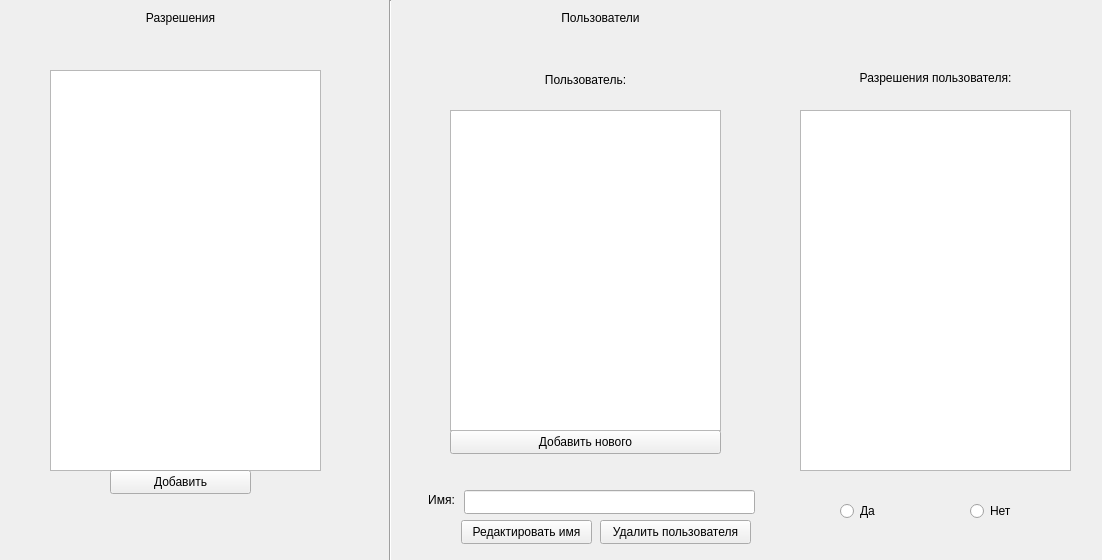
<?xml version="1.0" encoding="UTF-8"?>
<ui version="4.0">
 <class>AdminPanel</class>
 <widget class="QMainWindow" name="AdminPanel">
  <property name="geometry">
   <rect>
    <x>0</x>
    <y>0</y>
    <width>1102</width>
    <height>560</height>
   </rect>
  </property>
  <property name="windowTitle">
   <string>AdminPanel</string>
  </property>
  <widget class="QWidget" name="centralwidget">
   <widget class="QLabel" name="label">
    <property name="geometry">
     <rect>
      <x>120</x>
      <y>10</y>
      <width>121</width>
      <height>16</height>
     </rect>
    </property>
    <property name="text">
     <string>&lt;html&gt;&lt;head/&gt;&lt;body&gt;&lt;p align=&quot;center&quot;&gt;Разрешения&lt;/p&gt;&lt;/body&gt;&lt;/html&gt;</string>
    </property>
   </widget>
   <widget class="QLabel" name="label_2">
    <property name="geometry">
     <rect>
      <x>540</x>
      <y>10</y>
      <width>121</width>
      <height>16</height>
     </rect>
    </property>
    <property name="text">
     <string>&lt;html&gt;&lt;head/&gt;&lt;body&gt;&lt;p align=&quot;center&quot;&gt;Пользователи&lt;/p&gt;&lt;/body&gt;&lt;/html&gt;</string>
    </property>
   </widget>
   <widget class="Line" name="line">
    <property name="geometry">
     <rect>
      <x>380</x>
      <y>0</y>
      <width>20</width>
      <height>561</height>
     </rect>
    </property>
    <property name="orientation">
     <enum>Qt::Vertical</enum>
    </property>
   </widget>
   <widget class="QLabel" name="label_3">
    <property name="geometry">
     <rect>
      <x>520</x>
      <y>70</y>
      <width>131</width>
      <height>20</height>
     </rect>
    </property>
    <property name="text">
     <string>&lt;html&gt;&lt;head/&gt;&lt;body&gt;&lt;p align=&quot;center&quot;&gt;Пользователь:&lt;/p&gt;&lt;/body&gt;&lt;/html&gt;</string>
    </property>
   </widget>
   <widget class="QPushButton" name="pushButton_add_user">
    <property name="geometry">
     <rect>
      <x>450</x>
      <y>430</y>
      <width>271</width>
      <height>24</height>
     </rect>
    </property>
    <property name="text">
     <string>Добавить нового</string>
    </property>
   </widget>
   <widget class="QLabel" name="label_4">
    <property name="geometry">
     <rect>
      <x>421</x>
      <y>490</y>
      <width>41</width>
      <height>20</height>
     </rect>
    </property>
    <property name="text">
     <string>&lt;html&gt;&lt;head/&gt;&lt;body&gt;&lt;p align=&quot;center&quot;&gt;Имя:&lt;/p&gt;&lt;/body&gt;&lt;/html&gt;</string>
    </property>
   </widget>
   <widget class="QLineEdit" name="lineEdit_user_name">
    <property name="geometry">
     <rect>
      <x>464</x>
      <y>490</y>
      <width>291</width>
      <height>24</height>
     </rect>
    </property>
    <property name="readOnly">
     <bool>true</bool>
    </property>
   </widget>
   <widget class="QLabel" name="label_5">
    <property name="geometry">
     <rect>
      <x>850</x>
      <y>70</y>
      <width>171</width>
      <height>16</height>
     </rect>
    </property>
    <property name="text">
     <string>&lt;html&gt;&lt;head/&gt;&lt;body&gt;&lt;p align=&quot;center&quot;&gt;Разрешения пользователя:&lt;/p&gt;&lt;/body&gt;&lt;/html&gt;</string>
    </property>
   </widget>
   <widget class="QListWidget" name="listWidget_permissions_user">
    <property name="geometry">
     <rect>
      <x>800</x>
      <y>110</y>
      <width>271</width>
      <height>361</height>
     </rect>
    </property>
   </widget>
   <widget class="QRadioButton" name="radioButton_yes">
    <property name="geometry">
     <rect>
      <x>840</x>
      <y>500</y>
      <width>51</width>
      <height>22</height>
     </rect>
    </property>
    <property name="text">
     <string>Да</string>
    </property>
   </widget>
   <widget class="QRadioButton" name="radioButton_no">
    <property name="geometry">
     <rect>
      <x>970</x>
      <y>500</y>
      <width>51</width>
      <height>22</height>
     </rect>
    </property>
    <property name="text">
     <string>Нет</string>
    </property>
   </widget>
   <widget class="QListWidget" name="listWidget_permissions_global">
    <property name="geometry">
     <rect>
      <x>50</x>
      <y>70</y>
      <width>271</width>
      <height>401</height>
     </rect>
    </property>
   </widget>
   <widget class="QPushButton" name="pushButton_add_permission">
    <property name="geometry">
     <rect>
      <x>110</x>
      <y>470</y>
      <width>141</width>
      <height>24</height>
     </rect>
    </property>
    <property name="text">
     <string>Добавить</string>
    </property>
   </widget>
   <widget class="QPushButton" name="pushButton_edit_user_name">
    <property name="geometry">
     <rect>
      <x>461</x>
      <y>520</y>
      <width>131</width>
      <height>24</height>
     </rect>
    </property>
    <property name="text">
     <string>Редактировать имя</string>
    </property>
   </widget>
   <widget class="QPushButton" name="pushButton_delete_user">
    <property name="geometry">
     <rect>
      <x>600</x>
      <y>520</y>
      <width>151</width>
      <height>24</height>
     </rect>
    </property>
    <property name="text">
     <string>Удалить пользователя</string>
    </property>
   </widget>
   <widget class="QListWidget" name="listWidget_users">
    <property name="geometry">
     <rect>
      <x>450</x>
      <y>110</y>
      <width>271</width>
      <height>321</height>
     </rect>
    </property>
   </widget>
  </widget>
 </widget>
 <resources/>
 <connections/>
</ui>
